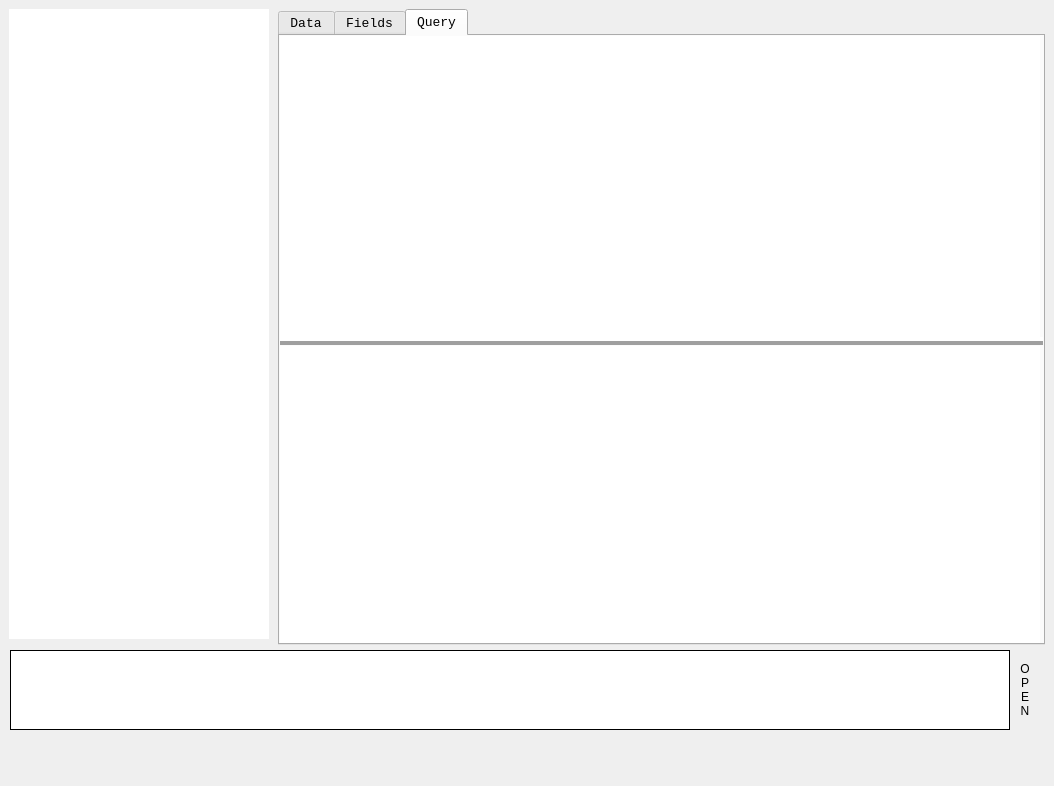
<?xml version="1.0" encoding="UTF-8"?>
<ui version="4.0">
 <class>SQLMANAGER</class>
 <widget class="QMainWindow" name="SQLMANAGER">
  <property name="windowModality">
   <enum>Qt::ApplicationModal</enum>
  </property>
  <property name="geometry">
   <rect>
    <x>0</x>
    <y>0</y>
    <width>1054</width>
    <height>786</height>
   </rect>
  </property>
  <property name="sizePolicy">
   <sizepolicy hsizetype="Fixed" vsizetype="Fixed">
    <horstretch>0</horstretch>
    <verstretch>0</verstretch>
   </sizepolicy>
  </property>
  <property name="minimumSize">
   <size>
    <width>1054</width>
    <height>786</height>
   </size>
  </property>
  <property name="maximumSize">
   <size>
    <width>1054</width>
    <height>786</height>
   </size>
  </property>
  <property name="windowTitle">
   <string>SQL Manager [0.1a]</string>
  </property>
  <property name="windowOpacity">
   <double>1.000000000000000</double>
  </property>
  <property name="autoFillBackground">
   <bool>false</bool>
  </property>
  <property name="windowFilePath">
   <string/>
  </property>
  <property name="inputMethodHints">
   <set>Qt::ImhNone</set>
  </property>
  <property name="iconSize">
   <size>
    <width>24</width>
    <height>24</height>
   </size>
  </property>
  <property name="toolButtonStyle">
   <enum>Qt::ToolButtonTextBesideIcon</enum>
  </property>
  <property name="animated">
   <bool>true</bool>
  </property>
  <property name="documentMode">
   <bool>false</bool>
  </property>
  <property name="tabShape">
   <enum>QTabWidget::Rounded</enum>
  </property>
  <widget class="QWidget" name="centralwidget">
   <widget class="QTabWidget" name="tabs">
    <property name="geometry">
     <rect>
      <x>278</x>
      <y>9</y>
      <width>767</width>
      <height>636</height>
     </rect>
    </property>
    <property name="sizePolicy">
     <sizepolicy hsizetype="Expanding" vsizetype="Expanding">
      <horstretch>0</horstretch>
      <verstretch>0</verstretch>
     </sizepolicy>
    </property>
    <property name="sizeIncrement">
     <size>
      <width>9</width>
      <height>18</height>
     </size>
    </property>
    <property name="font">
     <font>
      <family>Consolas</family>
      <pointsize>10</pointsize>
      <weight>50</weight>
      <italic>false</italic>
      <bold>false</bold>
      <underline>false</underline>
      <strikeout>false</strikeout>
     </font>
    </property>
    <property name="focusPolicy">
     <enum>Qt::TabFocus</enum>
    </property>
    <property name="contextMenuPolicy">
     <enum>Qt::NoContextMenu</enum>
    </property>
    <property name="layoutDirection">
     <enum>Qt::LeftToRight</enum>
    </property>
    <property name="autoFillBackground">
     <bool>false</bool>
    </property>
    <property name="tabPosition">
     <enum>QTabWidget::North</enum>
    </property>
    <property name="tabShape">
     <enum>QTabWidget::Rounded</enum>
    </property>
    <property name="currentIndex">
     <number>2</number>
    </property>
    <property name="iconSize">
     <size>
      <width>24</width>
      <height>24</height>
     </size>
    </property>
    <property name="elideMode">
     <enum>Qt::ElideNone</enum>
    </property>
    <property name="documentMode">
     <bool>false</bool>
    </property>
    <property name="tabsClosable">
     <bool>false</bool>
    </property>
    <property name="movable">
     <bool>false</bool>
    </property>
    <property name="tabBarAutoHide">
     <bool>false</bool>
    </property>
    <widget class="QWidget" name="_data">
     <property name="sizePolicy">
      <sizepolicy hsizetype="Expanding" vsizetype="Expanding">
       <horstretch>0</horstretch>
       <verstretch>0</verstretch>
      </sizepolicy>
     </property>
     <attribute name="title">
      <string>Data</string>
     </attribute>
     <widget class="QTableWidget" name="data_result">
      <property name="geometry">
       <rect>
        <x>0</x>
        <y>0</y>
        <width>761</width>
        <height>611</height>
       </rect>
      </property>
      <property name="contextMenuPolicy">
       <enum>Qt::DefaultContextMenu</enum>
      </property>
      <property name="frameShape">
       <enum>QFrame::NoFrame</enum>
      </property>
      <property name="frameShadow">
       <enum>QFrame::Plain</enum>
      </property>
      <property name="lineWidth">
       <number>1</number>
      </property>
      <property name="sizeAdjustPolicy">
       <enum>QAbstractScrollArea::AdjustToContents</enum>
      </property>
      <property name="editTriggers">
       <set>QAbstractItemView::NoEditTriggers</set>
      </property>
      <property name="tabKeyNavigation">
       <bool>false</bool>
      </property>
      <property name="showDropIndicator" stdset="0">
       <bool>false</bool>
      </property>
      <property name="dragDropOverwriteMode">
       <bool>false</bool>
      </property>
      <property name="alternatingRowColors">
       <bool>true</bool>
      </property>
      <property name="showGrid">
       <bool>true</bool>
      </property>
      <property name="gridStyle">
       <enum>Qt::SolidLine</enum>
      </property>
      <property name="sortingEnabled">
       <bool>false</bool>
      </property>
      <property name="wordWrap">
       <bool>true</bool>
      </property>
      <property name="cornerButtonEnabled">
       <bool>true</bool>
      </property>
      <property name="rowCount">
       <number>0</number>
      </property>
      <property name="columnCount">
       <number>0</number>
      </property>
     </widget>
    </widget>
    <widget class="QWidget" name="_desc">
     <property name="sizePolicy">
      <sizepolicy hsizetype="Expanding" vsizetype="Expanding">
       <horstretch>0</horstretch>
       <verstretch>0</verstretch>
      </sizepolicy>
     </property>
     <attribute name="title">
      <string>Fields</string>
     </attribute>
     <widget class="QTableWidget" name="desc_result">
      <property name="geometry">
       <rect>
        <x>0</x>
        <y>310</y>
        <width>760</width>
        <height>300</height>
       </rect>
      </property>
      <property name="contextMenuPolicy">
       <enum>Qt::DefaultContextMenu</enum>
      </property>
      <property name="frameShape">
       <enum>QFrame::NoFrame</enum>
      </property>
      <property name="frameShadow">
       <enum>QFrame::Plain</enum>
      </property>
      <property name="lineWidth">
       <number>1</number>
      </property>
      <property name="sizeAdjustPolicy">
       <enum>QAbstractScrollArea::AdjustToContents</enum>
      </property>
      <property name="editTriggers">
       <set>QAbstractItemView::NoEditTriggers</set>
      </property>
      <property name="tabKeyNavigation">
       <bool>false</bool>
      </property>
      <property name="showDropIndicator" stdset="0">
       <bool>false</bool>
      </property>
      <property name="dragDropOverwriteMode">
       <bool>false</bool>
      </property>
      <property name="alternatingRowColors">
       <bool>true</bool>
      </property>
      <property name="showGrid">
       <bool>true</bool>
      </property>
      <property name="gridStyle">
       <enum>Qt::SolidLine</enum>
      </property>
      <property name="sortingEnabled">
       <bool>false</bool>
      </property>
      <property name="wordWrap">
       <bool>true</bool>
      </property>
      <property name="cornerButtonEnabled">
       <bool>true</bool>
      </property>
      <property name="rowCount">
       <number>0</number>
      </property>
      <property name="columnCount">
       <number>0</number>
      </property>
     </widget>
     <widget class="QPlainTextEdit" name="create_in">
      <property name="geometry">
       <rect>
        <x>0</x>
        <y>0</y>
        <width>760</width>
        <height>303</height>
       </rect>
      </property>
      <property name="font">
       <font>
        <family>Arial,Helvetica,sans-serif</family>
        <pointsize>11</pointsize>
       </font>
      </property>
      <property name="frameShape">
       <enum>QFrame::NoFrame</enum>
      </property>
      <property name="frameShadow">
       <enum>QFrame::Plain</enum>
      </property>
      <property name="lineWidth">
       <number>1</number>
      </property>
      <property name="midLineWidth">
       <number>0</number>
      </property>
      <property name="horizontalScrollBarPolicy">
       <enum>Qt::ScrollBarAsNeeded</enum>
      </property>
      <property name="sizeAdjustPolicy">
       <enum>QAbstractScrollArea::AdjustToContents</enum>
      </property>
      <property name="undoRedoEnabled">
       <bool>false</bool>
      </property>
      <property name="readOnly">
       <bool>true</bool>
      </property>
      <property name="plainText">
       <string/>
      </property>
      <property name="backgroundVisible">
       <bool>false</bool>
      </property>
      <property name="centerOnScroll">
       <bool>false</bool>
      </property>
      <property name="placeholderText">
       <string/>
      </property>
     </widget>
     <widget class="Line" name="separator">
      <property name="geometry">
       <rect>
        <x>-10</x>
        <y>300</y>
        <width>780</width>
        <height>10</height>
       </rect>
      </property>
      <property name="frameShadow">
       <enum>QFrame::Raised</enum>
      </property>
      <property name="lineWidth">
       <number>4</number>
      </property>
      <property name="orientation">
       <enum>Qt::Horizontal</enum>
      </property>
     </widget>
    </widget>
    <widget class="QWidget" name="_query">
     <property name="sizePolicy">
      <sizepolicy hsizetype="Expanding" vsizetype="Expanding">
       <horstretch>0</horstretch>
       <verstretch>0</verstretch>
      </sizepolicy>
     </property>
     <attribute name="title">
      <string>Query</string>
     </attribute>
     <widget class="QTableWidget" name="result_out">
      <property name="geometry">
       <rect>
        <x>0</x>
        <y>310</y>
        <width>760</width>
        <height>300</height>
       </rect>
      </property>
      <property name="sizePolicy">
       <sizepolicy hsizetype="Expanding" vsizetype="Expanding">
        <horstretch>0</horstretch>
        <verstretch>0</verstretch>
       </sizepolicy>
      </property>
      <property name="contextMenuPolicy">
       <enum>Qt::DefaultContextMenu</enum>
      </property>
      <property name="frameShape">
       <enum>QFrame::NoFrame</enum>
      </property>
      <property name="frameShadow">
       <enum>QFrame::Plain</enum>
      </property>
      <property name="lineWidth">
       <number>1</number>
      </property>
      <property name="sizeAdjustPolicy">
       <enum>QAbstractScrollArea::AdjustToContents</enum>
      </property>
      <property name="editTriggers">
       <set>QAbstractItemView::NoEditTriggers</set>
      </property>
      <property name="tabKeyNavigation">
       <bool>false</bool>
      </property>
      <property name="showDropIndicator" stdset="0">
       <bool>false</bool>
      </property>
      <property name="dragDropOverwriteMode">
       <bool>false</bool>
      </property>
      <property name="alternatingRowColors">
       <bool>true</bool>
      </property>
      <property name="showGrid">
       <bool>true</bool>
      </property>
      <property name="gridStyle">
       <enum>Qt::SolidLine</enum>
      </property>
      <property name="sortingEnabled">
       <bool>false</bool>
      </property>
      <property name="wordWrap">
       <bool>true</bool>
      </property>
      <property name="cornerButtonEnabled">
       <bool>false</bool>
      </property>
      <property name="rowCount">
       <number>0</number>
      </property>
      <property name="columnCount">
       <number>0</number>
      </property>
     </widget>
     <widget class="QPlainTextEdit" name="query_in">
      <property name="geometry">
       <rect>
        <x>0</x>
        <y>0</y>
        <width>760</width>
        <height>301</height>
       </rect>
      </property>
      <property name="sizePolicy">
       <sizepolicy hsizetype="Fixed" vsizetype="Expanding">
        <horstretch>0</horstretch>
        <verstretch>0</verstretch>
       </sizepolicy>
      </property>
      <property name="baseSize">
       <size>
        <width>0</width>
        <height>0</height>
       </size>
      </property>
      <property name="font">
       <font>
        <family>Consolas</family>
        <pointsize>13</pointsize>
        <stylestrategy>PreferAntialias</stylestrategy>
        <kerning>false</kerning>
       </font>
      </property>
      <property name="cursor" stdset="0">
       <cursorShape>ArrowCursor</cursorShape>
      </property>
      <property name="mouseTracking">
       <bool>false</bool>
      </property>
      <property name="autoFillBackground">
       <bool>false</bool>
      </property>
      <property name="inputMethodHints">
       <set>Qt::ImhDate|Qt::ImhDialableCharactersOnly|Qt::ImhDigitsOnly|Qt::ImhEmailCharactersOnly|Qt::ImhExclusiveInputMask|Qt::ImhFormattedNumbersOnly|Qt::ImhHiddenText|Qt::ImhLatinOnly|Qt::ImhLowercaseOnly|Qt::ImhMultiLine|Qt::ImhNoAutoUppercase|Qt::ImhNoEditMenu|Qt::ImhNoPredictiveText|Qt::ImhNoTextHandles|Qt::ImhPreferLatin|Qt::ImhPreferLowercase|Qt::ImhPreferNumbers|Qt::ImhPreferUppercase|Qt::ImhSensitiveData|Qt::ImhTime|Qt::ImhUppercaseOnly|Qt::ImhUrlCharactersOnly</set>
      </property>
      <property name="frameShape">
       <enum>QFrame::NoFrame</enum>
      </property>
      <property name="frameShadow">
       <enum>QFrame::Plain</enum>
      </property>
      <property name="lineWidth">
       <number>1</number>
      </property>
      <property name="midLineWidth">
       <number>0</number>
      </property>
      <property name="plainText">
       <string notr="true"/>
      </property>
      <property name="backgroundVisible">
       <bool>false</bool>
      </property>
      <property name="centerOnScroll">
       <bool>false</bool>
      </property>
     </widget>
     <widget class="Line" name="separrator">
      <property name="geometry">
       <rect>
        <x>-10</x>
        <y>295</y>
        <width>780</width>
        <height>20</height>
       </rect>
      </property>
      <property name="sizePolicy">
       <sizepolicy hsizetype="Minimum" vsizetype="Expanding">
        <horstretch>0</horstretch>
        <verstretch>0</verstretch>
       </sizepolicy>
      </property>
      <property name="styleSheet">
       <string notr="true"/>
      </property>
      <property name="frameShadow">
       <enum>QFrame::Raised</enum>
      </property>
      <property name="lineWidth">
       <number>4</number>
      </property>
      <property name="midLineWidth">
       <number>0</number>
      </property>
      <property name="orientation">
       <enum>Qt::Horizontal</enum>
      </property>
     </widget>
    </widget>
   </widget>
   <widget class="QTreeWidget" name="tables_out">
    <property name="geometry">
     <rect>
      <x>9</x>
      <y>9</y>
      <width>260</width>
      <height>630</height>
     </rect>
    </property>
    <property name="font">
     <font>
      <family>Consolas</family>
     </font>
    </property>
    <property name="autoFillBackground">
     <bool>false</bool>
    </property>
    <property name="frameShape">
     <enum>QFrame::NoFrame</enum>
    </property>
    <property name="frameShadow">
     <enum>QFrame::Plain</enum>
    </property>
    <property name="lineWidth">
     <number>0</number>
    </property>
    <property name="verticalScrollBarPolicy">
     <enum>Qt::ScrollBarAsNeeded</enum>
    </property>
    <property name="horizontalScrollBarPolicy">
     <enum>Qt::ScrollBarAsNeeded</enum>
    </property>
    <property name="sizeAdjustPolicy">
     <enum>QAbstractScrollArea::AdjustToContents</enum>
    </property>
    <property name="columnCount">
     <number>1</number>
    </property>
    <attribute name="headerVisible">
     <bool>false</bool>
    </attribute>
    <attribute name="headerCascadingSectionResizes">
     <bool>true</bool>
    </attribute>
    <attribute name="headerHighlightSections">
     <bool>true</bool>
    </attribute>
    <column>
     <property name="text">
      <string>CONNECTION</string>
     </property>
    </column>
   </widget>
   <widget class="QPlainTextEdit" name="console_out">
    <property name="geometry">
     <rect>
      <x>10</x>
      <y>650</y>
      <width>1000</width>
      <height>80</height>
     </rect>
    </property>
    <property name="font">
     <font>
      <family>Consolas</family>
      <pointsize>12</pointsize>
      <weight>50</weight>
      <italic>false</italic>
      <bold>false</bold>
      <underline>false</underline>
      <strikeout>false</strikeout>
      <kerning>true</kerning>
     </font>
    </property>
    <property name="frameShape">
     <enum>QFrame::Box</enum>
    </property>
    <property name="frameShadow">
     <enum>QFrame::Plain</enum>
    </property>
    <property name="lineWidth">
     <number>1</number>
    </property>
    <property name="midLineWidth">
     <number>0</number>
    </property>
    <property name="horizontalScrollBarPolicy">
     <enum>Qt::ScrollBarAsNeeded</enum>
    </property>
    <property name="sizeAdjustPolicy">
     <enum>QAbstractScrollArea::AdjustToContents</enum>
    </property>
    <property name="undoRedoEnabled">
     <bool>false</bool>
    </property>
    <property name="readOnly">
     <bool>true</bool>
    </property>
    <property name="plainText">
     <string/>
    </property>
    <property name="backgroundVisible">
     <bool>false</bool>
    </property>
    <property name="centerOnScroll">
     <bool>false</bool>
    </property>
   </widget>
   <widget class="QPushButton" name="openConsole">
    <property name="geometry">
     <rect>
      <x>1010</x>
      <y>650</y>
      <width>30</width>
      <height>80</height>
     </rect>
    </property>
    <property name="font">
     <font>
      <kerning>true</kerning>
     </font>
    </property>
    <property name="styleSheet">
     <string notr="true">border-top-right-radius:20px;
border-bottom-right-radius:20px;</string>
    </property>
    <property name="text">
     <string>O
P
E
N</string>
    </property>
   </widget>
   <zorder>tabs</zorder>
   <zorder>tables_out</zorder>
   <zorder>openConsole</zorder>
   <zorder>console_out</zorder>
  </widget>
  <action name="actionImport_Query">
   <property name="text">
    <string>Load SQL File</string>
   </property>
   <property name="shortcut">
    <string>Ctrl+W</string>
   </property>
   <property name="shortcutContext">
    <enum>Qt::WidgetWithChildrenShortcut</enum>
   </property>
  </action>
  <action name="actionExport_Query">
   <property name="text">
    <string>Execute SQL File</string>
   </property>
   <property name="shortcut">
    <string>Ctrl+E</string>
   </property>
  </action>
  <action name="actionCompile">
   <property name="text">
    <string>Execute Query</string>
   </property>
   <property name="shortcut">
    <string>Ctrl+Return</string>
   </property>
  </action>
  <action name="actionExecute_Selected">
   <property name="text">
    <string>Execute Selected</string>
   </property>
   <property name="shortcut">
    <string>Ctrl+Shift+Return</string>
   </property>
  </action>
  <action name="actionAbout">
   <property name="text">
    <string>About</string>
   </property>
  </action>
  <action name="actionDocuments">
   <property name="text">
    <string>Documents</string>
   </property>
  </action>
  <action name="actionCopy">
   <property name="text">
    <string>Copy</string>
   </property>
   <property name="shortcut">
    <string>Ctrl+C</string>
   </property>
  </action>
  <action name="actionPaste">
   <property name="text">
    <string>Paste</string>
   </property>
   <property name="shortcut">
    <string>Ctrl+V</string>
   </property>
  </action>
  <action name="actionCrop">
   <property name="text">
    <string>Crop</string>
   </property>
   <property name="shortcut">
    <string>Ctrl+X</string>
   </property>
  </action>
  <action name="actionSelect_All">
   <property name="text">
    <string>Select All</string>
   </property>
   <property name="shortcut">
    <string>Ctrl+A</string>
   </property>
  </action>
  <action name="actionInvert_Selection">
   <property name="text">
    <string>Invert Selection</string>
   </property>
   <property name="shortcut">
    <string>Ctrl+Shift+A</string>
   </property>
  </action>
  <action name="actionExit">
   <property name="text">
    <string>Exit</string>
   </property>
  </action>
  <action name="actionRefresh_Database">
   <property name="text">
    <string>Refresh Database</string>
   </property>
   <property name="shortcut">
    <string>Ctrl+R</string>
   </property>
  </action>
 </widget>
 <tabstops>
  <tabstop>tabs</tabstop>
  <tabstop>query_in</tabstop>
  <tabstop>result_out</tabstop>
  <tabstop>console_out</tabstop>
  <tabstop>desc_result</tabstop>
  <tabstop>data_result</tabstop>
  <tabstop>tables_out</tabstop>
 </tabstops>
 <resources/>
 <connections/>
</ui>
